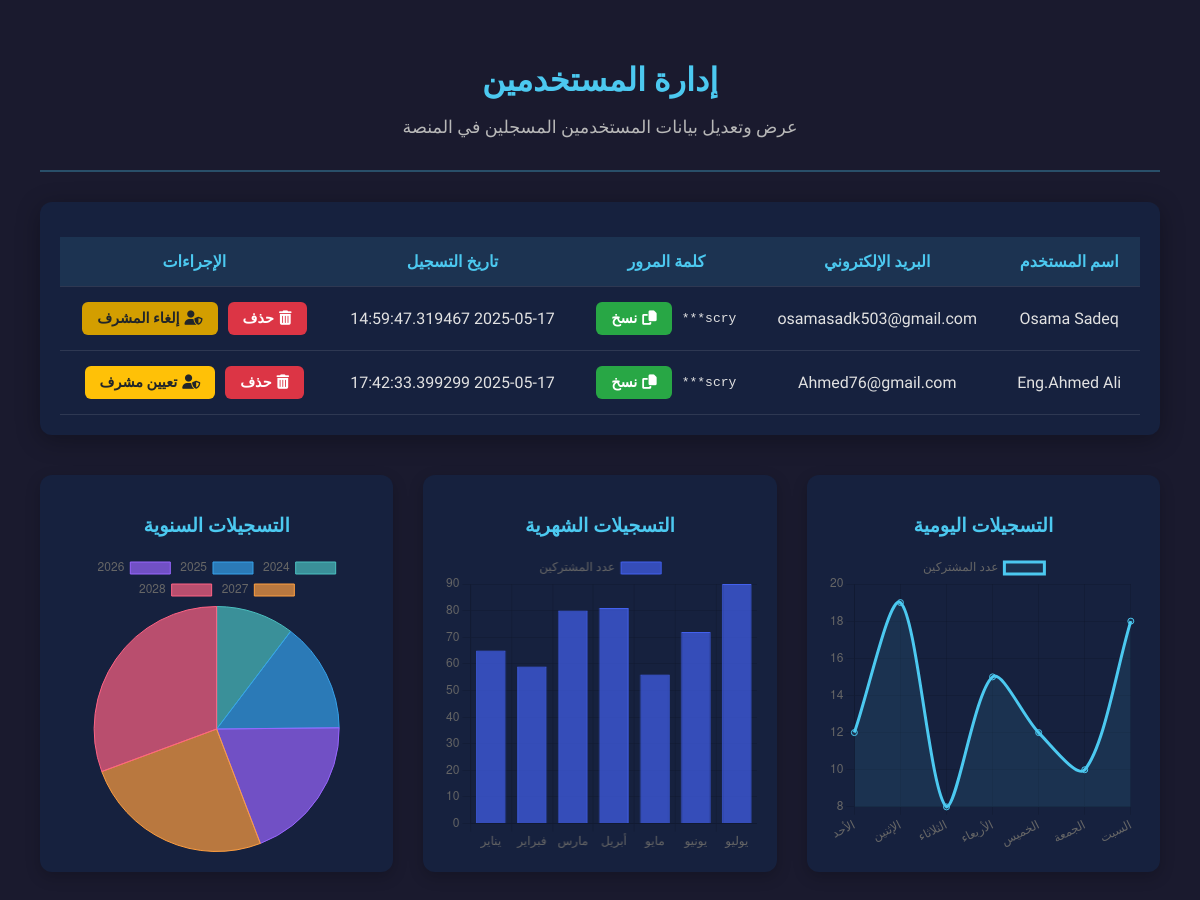
Before: /admin/users with the older database file.
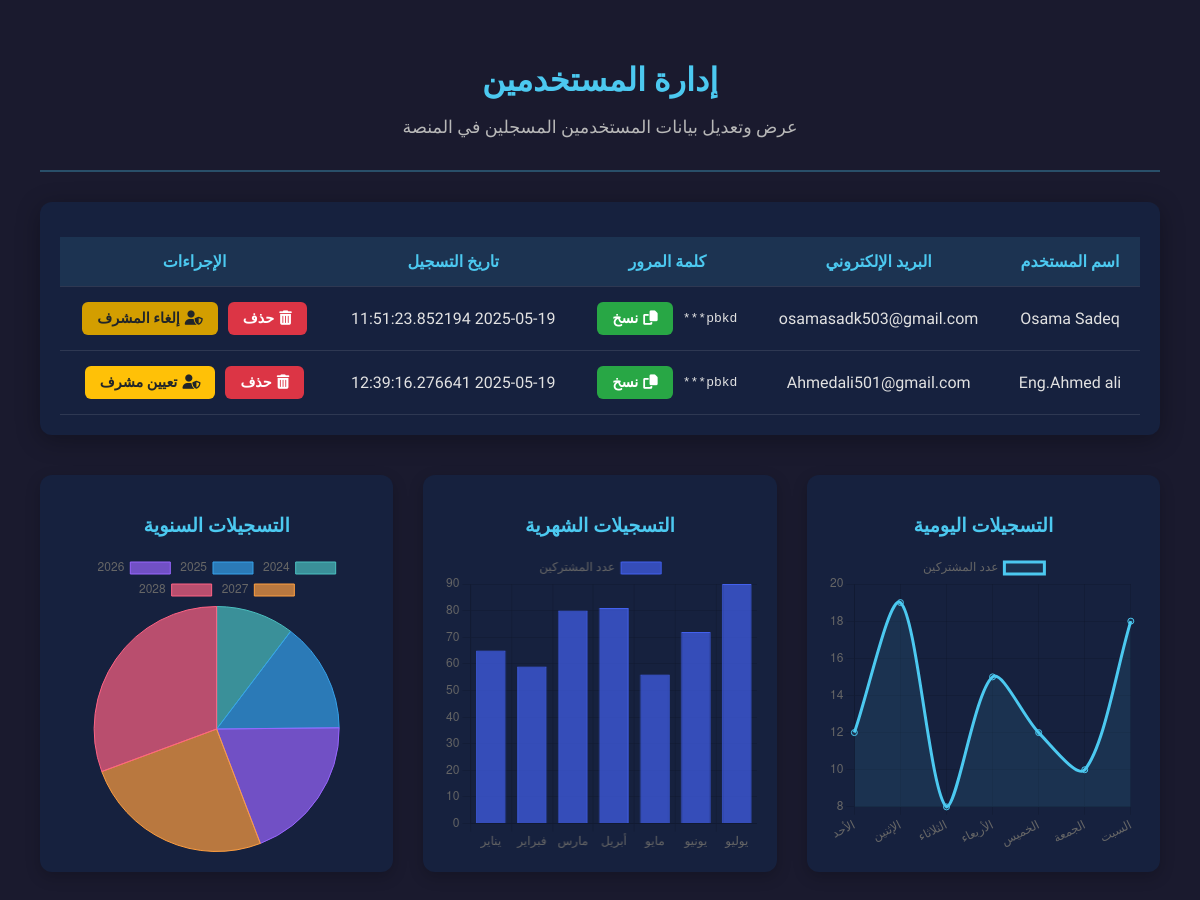
After: the same page with the newer database file.
### model.py (models this page shows)
class User(UserMixin, db.Model):
    id = db.Column(db.Integer, primary_key=True)
    username = db.Column(db.String(100), unique=True, nullable=False)
    password = db.Column(db.String(100), nullable=False)
    email = db.Column(db.String(120), unique=True, nullable=False)
    created_at = db.Column(db.DateTime, default=datetime.utcnow)
    likes_count = db.Column(db.Integer, default=0)
    shares_count = db.Column(db.Integer, default=0)
    messages = db.relationship('Message', backref='user', lazy=True)
    is_admin = db.Column(db.Boolean, nullable=True, default=None)

### app.py (the view)
@app.route('/admin/users')
def users():
    all_users = User.query.all()
    current_user_count = User.query.count()
    daily_counts = {}
    monthly_counts = {}
    yearly_counts = {}
    for user in all_users:
        date = user.created_at.date()
        month = user.created_at.strftime("%Y-%m")
        year = user.created_at.year
        if date in daily_counts:
            daily_counts[date] += 1
        else:
            daily_counts[date] = 1
        if month in monthly_counts:
            monthly_counts[month] += 1
        else:
            monthly_counts[month] = 1
        if year in yearly_counts:
            yearly_counts[year] += 1
        else:
            yearly_counts[year] = 1
    daily_labels = list(daily_counts.keys())
    daily_values = list(daily_counts.values())
    monthly_labels = list(monthly_counts.keys())
    monthly_values = list(monthly_counts.values())
    yearly_labels = list(yearly_counts.keys())
    yearly_values = list(yearly_counts.values())
    return render_template('admin/users.html', users=all_users, current_user_count=current_user_count,
                           daily_labels=daily_labels, daily_values=daily_values,
                           monthly_labels=monthly_labels, monthly_values=monthly_values,
                           yearly_labels=yearly_labels, yearly_values=yearly_values)

### app.py (called while the page is built)
@app.before_request
def check_admin_token():
    if current_user.is_authenticated and current_user.is_admin and 'token' in session:
        session.pop('token', None)
        session.pop('token_expiration', None)
        return redirect(url_for('home'))

### templates/admin/users.html (shortened to what this page needs)
<!DOCTYPE html>
<html lang="ar" dir="rtl">
<head>
    <link rel="stylesheet" href="https://cdnjs.cloudflare.com/ajax/libs/font-awesome/6.4.0/css/all.min.css">
</head>
<body>
    <div class="admin-container">
        <div class="page-header">
            <h1 class="page-title">إدارة المستخدمين</h1>
            <p class="page-subtitle">عرض وتعديل بيانات المستخدمين المسجلين في المنصة</p>
        </div>
        <div class="users-table-container">
            <table>
                <thead>
                    <tr>
                        <th>اسم المستخدم</th>
                        <th>البريد الإلكتروني</th>
                        <th>كلمة المرور</th>
                        <th>تاريخ التسجيل</th>
                        <th>الإجراءات</th>
                    </tr>
                </thead>
                <tbody>
                    {% for user in users %}
                    <tr>
                        <td>{{ user.username }}</td>
                        <td>{{ user.email }}</td>
                        <td class="password-cell">
                            <span id="password-{{ user.id }}" class="password-brief">{{ user.password[:4] }}***</span>
                            <button class="btn btn-copy" onclick="copyPassword('{{ user.password }}')">
                                <i class="fas fa-copy"></i> نسخ
                            </button>
                        </td>
                        <td>{{ user.created_at }}</td>
                        <td>
                            <div class="action-buttons">
                                <form action="{{ url_for('delete_user', user_id=user.id) }}" method="POST" style="display:inline;">
                                    <button type="submit" class="btn btn-delete" onclick="return confirm('هل أنت متأكد من حذف هذا المستخدم؟');">
                                        <i class="fas fa-trash-alt"></i> حذف
                                    </button>
                                </form>
                                <form action="{{ url_for('set_admin', user_id=user.id) }}" method="POST" style="display:inline;">
                                    <button type="submit" class="btn btn-admin {% if user.is_admin %}active{% endif %}"
                                            onclick="return confirm('هل أنت متأكد من تغيير صلاحية هذا المستخدم؟');">
                                        <i class="fas fa-user-shield"></i>
                                        {% if user.is_admin %}إلغاء المشرف{% else %}تعيين مشرف{% endif %}
                                    </button>
                                </form>
                            </div>
                        </td>
                    </tr>
                    {% endfor %}
                </tbody>
            </table>
        </div>
        <div class="charts-container">
            <div class="chart-card">
                <h3 class="chart-title">التسجيلات اليومية</h3>
                <div class="chart-wrapper">
                    <canvas id="dailyChart"></canvas>
                </div>
            </div>
            <div class="chart-card">
                <h3 class="chart-title">التسجيلات الشهرية</h3>
                <div class="chart-wrapper">
                    <canvas id="monthlyChart"></canvas>
                </div>
            </div>
            <div class="chart-card">
                <h3 class="chart-title">التسجيلات السنوية</h3>
                <div class="chart-wrapper">
                    <canvas id="yearlyChart"></canvas>
                </div>
            </div>
        </div>
    </div>
</body>
</html>

### templates/admin/users.html (style rules this page uses)
:root { --primary-color: #4361ee; --secondary-color: #3f37c9; --accent-color: #4cc9f0; --dark-color: #1a1a2e; --light-color: #f8f9fa; --card-bg: #16213e; --text-color: #e2e2e2; --text-secondary: #b8b8b8; --success-color: #28a745; --danger-color: #dc3545; --warning-color: #ffc107; }
body { font-family: 'Tajawal', sans-serif; background-color: var(--dark-color); color: var(--text-color); margin: 0; padding: 20px; }
.admin-container { max-width: 1200px; margin: 0 auto; padding: 20px; }
.page-header { text-align: center; margin-bottom: 30px; padding-bottom: 15px; border-bottom: 2px solid rgba(76, 201, 240, 0.3); }
.page-title { color: var(--accent-color); font-size: 2rem; font-weight: 700; margin-bottom: 10px; }
.page-subtitle { color: var(--text-secondary); font-size: 1.1rem; }
.users-table-container { background: var(--card-bg); border-radius: 12px; box-shadow: 0 5px 25px rgba(0, 0, 0, 0.3); padding: 20px; margin-bottom: 40px; overflow-x: auto; }
table { width: 100%; border-collapse: collapse; margin-top: 15px; }
th, td { padding: 15px; text-align: center; border-bottom: 1px solid rgba(255, 255, 255, 0.1); }
th { background-color: rgba(76, 201, 240, 0.1); color: var(--accent-color); font-weight: 600; }
.password-cell { display: flex; align-items: center; justify-content: center; gap: 10px; }
.password-brief { font-family: monospace; }
.action-buttons { display: flex; justify-content: center; gap: 10px; flex-wrap: wrap; }
.btn { padding: 8px 15px; border-radius: 6px; border: none; cursor: pointer; font-family: 'Tajawal', sans-serif; font-weight: 600; transition: all 0.3s ease; display: inline-flex; align-items: center; gap: 5px; font-size: 0.9rem; }
.btn-copy { background-color: var(--success-color); color: white; }
.btn-delete { background-color: var(--danger-color); color: white; }
.btn-admin { background-color: var(--warning-color); color: #212529; }
.btn-admin.active { background-color: #d39e00; }
.charts-container { display: grid; grid-template-columns: repeat(auto-fit, minmax(350px, 1fr)); gap: 30px; margin-top: 40px; }
.chart-card { background: var(--card-bg); border-radius: 12px; padding: 20px; box-shadow: 0 5px 15px rgba(0, 0, 0, 0.2); }
.chart-title { color: var(--accent-color); margin-bottom: 15px; text-align: center; font-size: 1.2rem; }
.chart-wrapper { position: relative; height: 300px; width: 100%; }

Changed rows visible on the page:
removed User: username "Eng.Ahmed Ali", email "Ahmed76@gmail.com", password "scry", created_at "2025-05-17 17:42:33.399299", shows "تعيين مشرف"
changed User "Osama Sadeq": password "scry" → "pbkd"; created_at "2025-05-17 14:59:47.319467" → "2025-05-19 11:51:23.852194"
added User: username "Eng.Ahmed ali", email "Ahmedali501@gmail.com", password "pbkd", created_at "2025-05-19 12:39:16.276641", shows "تعيين مشرف"
